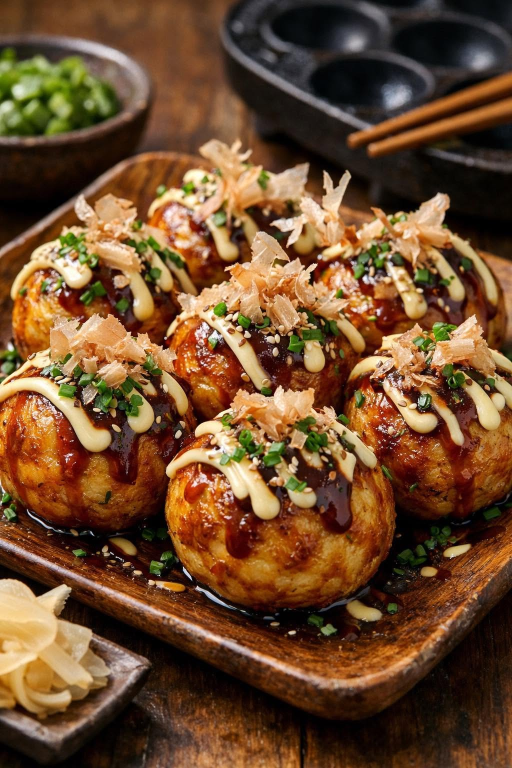
#> input picture assets/images/takoyaki.jpg, 1024 x 1536 px (shown at 1/2 size); its folder holds only this picture in this run
$ python optimize_photos.py
#> lines starting #> are read from the running program, lines starting #| are printed output that depends on the picture
"""Makes app-sized copies of menu photos.

Reads every JPEG in assets/images/ (the originals, left untouched) and writes
an optimised copy to assets/images/optimized/: at most 800 px on the longest
side (aspect ratio kept, never upscaled), JPEG quality 80, colour profile
kept. Only the optimised folder is bundled into the app.

Run from the project root (needs Pillow: `pip install pillow`):
    python tool/images/optimize_photos.py
"""

from pathlib import Path

from PIL import Image, ImageOps

ROOT = Path(__file__).resolve().parents[2]
SOURCE = ROOT / "assets" / "images"
OUT = SOURCE / "optimized"
MAX_SIDE = 800
QUALITY = 80


def main() -> None:
    OUT.mkdir(exist_ok=True)
    for path in sorted(SOURCE.glob("*.jp*g")):
        with Image.open(path) as original:
#> original is the input picture: PIL image 1024x1536 RGB; mean R, G, B 111.2, 75.7, 45.5
            icc = original.info.get("icc_profile")
            # Honour the camera's orientation flag; no other changes.
            image = ImageOps.exif_transpose(original).convert("RGB")
            image.thumbnail((MAX_SIDE, MAX_SIDE), Image.LANCZOS)
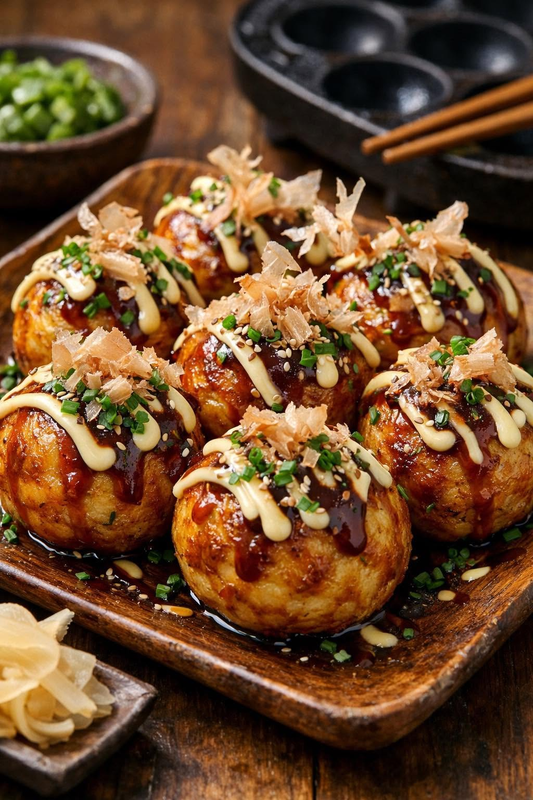
#> image: PIL image 533x800 RGB; mean R, G, B 111.2, 75.7, 45.5
            target = OUT / f"{path.stem}.jpg"
            options = {"quality": QUALITY, "optimize": True, "progressive": True}
            if icc:
                options["icc_profile"] = icc
            image.save(target, "JPEG", **options)
        print(f"{path.name}: {original.size} -> {image.size}, "
              f"{path.stat().st_size // 1024} KB -> {target.stat().st_size // 1024} KB")
#| takoyaki.jpg: (1024, 1536) -> (533, 800), 210 KB -> 94 KB


if __name__ == "__main__":
    main()
